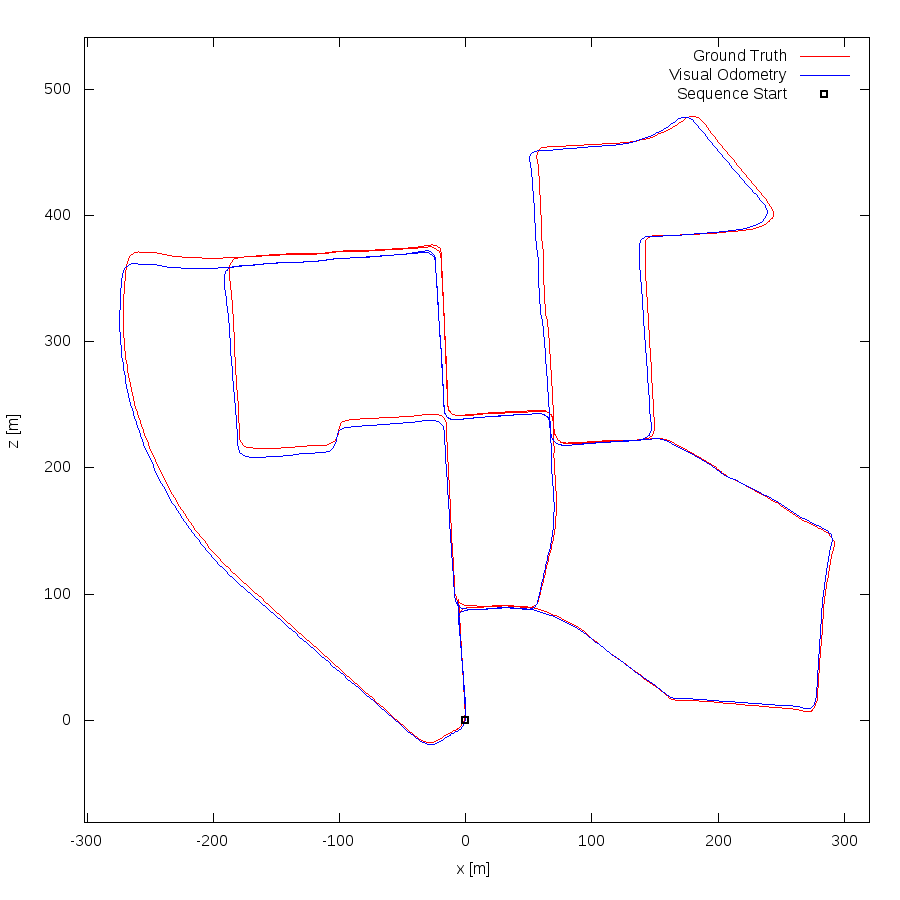

This figure's gnuplot source:
set term postscript eps enhanced color
set output "11.eps"
set size ratio -1
set xrange [-302:320]
set yrange [-81:541]
set xlabel "x [m]"
set ylabel "z [m]"
plot "11.txt" using 1:2 lc rgb "#FF0000" title 'Ground Truth' w lines,"11.txt" using 3:4 lc rgb "#0000FF" title 'Visual Odometry' w lines,"< head -1 11.txt" using 1:2 lc rgb "#000000" pt 4 ps 1 lw 2 title 'Sequence Start' w points
